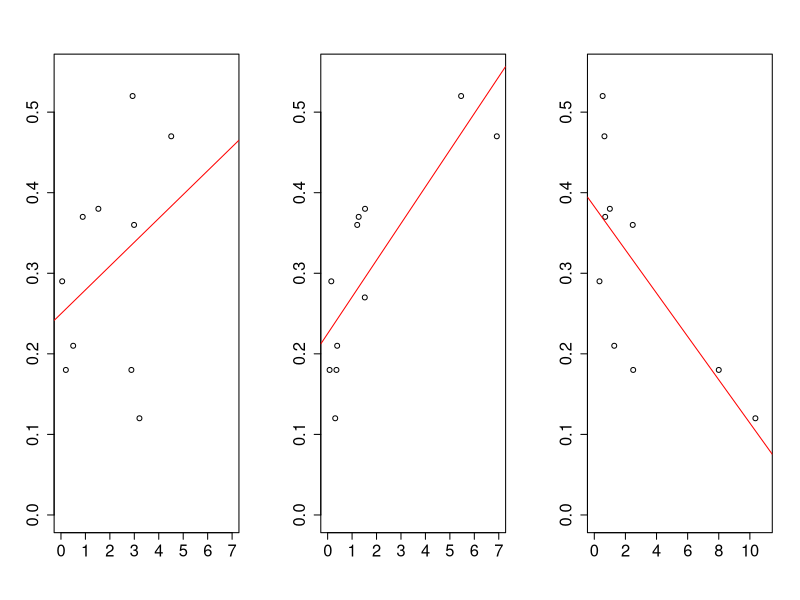

Reproduce this figure in R.

### Jenna Balaguer  _ 031220
### PS97 _ POLASTERN 2016 _ STATIONS

# GF1/BIO1/GF2/GF3/GF4/GF5/GF6/GF7/BIO2/BIO3/GF8

dFe=c(2.88,0.05,NaN,0.50,4.51,2.93,1.53,0.89,2.99,0.20,3.21)
 dMn=c(0.36,0.15,1.52,0.39,6.92,5.46,1.53,1.27,1.21,0.08,0.31)
dR=dFe/dMn

FvFm=c(0.18,0.29,0.27,0.21,0.47,0.52,0.38,0.37,0.36,0.18,0.12)
 


par(mfrow=c(1,3))

plot(dFe,FvFm,ylab="",xlab="",cex.axis=1.5,xlim=c(0,7),ylim=c(0,0.55))
abline(lm(FvFm~dFe),col = "red")
cor1=cor.test(dFe, FvFm, method=c("pearson"))
l1=summary(lm(FvFm~dFe))


plot(dMn,FvFm,ylab="",xlab="",cex.axis=1.5,xlim=c(0,7),ylim=c(0,0.55))
abline(lm(FvFm~dMn),col = "red")
cor2=cor.test(dMn, FvFm, method=c("pearson"))
l2=summary(lm(FvFm~dMn))

plot(dR,FvFm,ylab="",xlab="",cex.axis=1.5,xlim=c(0,11),ylim=c(0,0.55))
abline(lm(FvFm~dR),col = "red")
cor3=cor.test(dR, FvFm, method=c("pearson"))
l3=summary(lm(FvFm~dR))